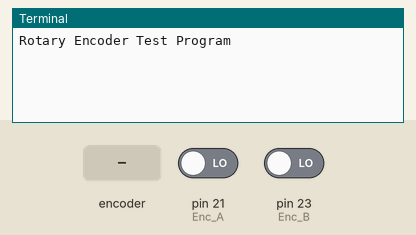
This program was run on a simulated Raspberry Pi (header pin numbers). Shown: the last lines printed to the terminal. Inputs (shaded band) come from the test bench; at power-on: pin 21 (Enc_A) LOW, pin 23 (Enc_B) LOW.

Above: at 1.2 s.
1.3 s: rotary encoder on pin 21 (Enc_A) / pin 23 (Enc_B) turned 1 step (first pin leading)
At 2.6 s:
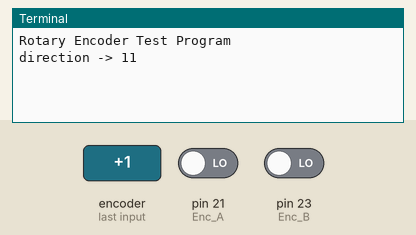
3.0 s: rotary encoder on pin 21 (Enc_A) / pin 23 (Enc_B) turned 2 steps (second pin leading)
At 4.0 s:
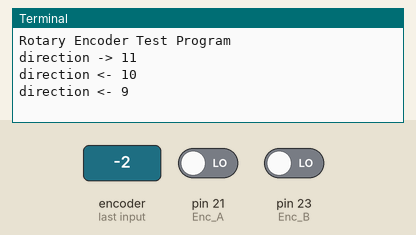

The program:

encoderP.py
```python
import RPi.GPIO as GPIO
from time import sleep

counter = 10
#Encoder Izquierdo
#Enc_A = 38
#Enc_B = 40

#Encoder Derecho
Enc_A=21
Enc_B=23

def init():
    print ("Rotary Encoder Test Program")
    GPIO.setwarnings(False)
    GPIO.setmode(GPIO.BOARD)
    GPIO.setup(Enc_A, GPIO.IN)
    GPIO.setup(Enc_B, GPIO.IN)
    GPIO.add_event_detect(Enc_A, GPIO.RISING, callback=rotation_decode, bouncetime=10)
    return


def rotation_decode(Enc_A):
    global counter
    sleep(0.00002)
    Switch_A = GPIO.input(Enc_A)
    Switch_B = GPIO.input(Enc_B)

    if (Switch_A == 1) and (Switch_B == 0):
        counter += 1
        print ("direction -> "+ str(counter))
        while Switch_B == 0:
            Switch_B = GPIO.input(Enc_B)
        while Switch_B == 1:
            Switch_B = GPIO.input(Enc_B)
        return

    elif (Switch_A == 1) and (Switch_B == 1):
        counter -= 1
        print ("direction <- "+ str(counter))
        while Switch_A == 1:
            Switch_A = GPIO.input(Enc_A)
        return
    else:
        return

def main():
    try:
        init()
        while True :
            sleep(0.6)

    except KeyboardInterrupt:
        GPIO.cleanup()

if __name__ == '__main__':
    main()
```

Measured:
- after the input at 1.3 s, the terminal: prints a new line after 0.05 s (image 1)
- after the input at 3.0 s, the terminal: prints a new line after 0.08 s (image 2)
